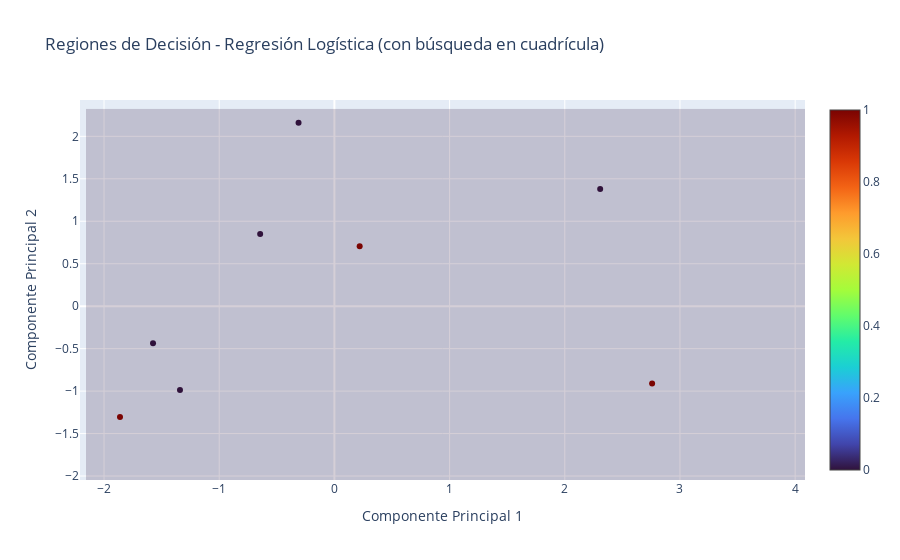

The notebook cell saved with this chart:
### Markdown cell above
- Búsqueda en cuadrícula:

### Code cell
parametros = {'C': [0.01, 0.1, 1, 10, 100]}     # Hiperparámetros para Regresión Logística
cv = StratifiedKFold(n_splits=3)  # Validación cruzada estratificada
grid = GridSearchCV(LogisticRegression(max_iter=1000, class_weight='balanced'), parametros, cv=cv, scoring='accuracy') # Búsqueda de los mejores parámetros
grid.fit(X_train, y_train)              # Ajustar datos de entrenamiento
modelo_grid = grid.best_estimator_      # Mejor Parámetro Encontrado
y_pred_grid = modelo_grid.predict(X_test)   # Predicción
print("\nReporte de Clasificación - Búsqueda en cuadrícula:")
print(classification_report(y_test, y_pred_grid))
accuracy_grid = accuracy_score(y_test, y_pred_grid)
print(f"\nPrecisión del Modelo: {accuracy_grid:.4f}")

# Graficamos Regiones de decisión con PCA para reducir a 2 dimensiones
pca = PCA(n_components=2)
X_train_pca = pca.fit_transform(X_train)
X_test_pca = pca.transform(X_test)
modelo_pca = LogisticRegression(C=modelo_grid.C, max_iter=1000) # Reentrenar modelo con características reducidas
modelo_pca.fit(X_train_pca, y_train)
xx, yy = np.meshgrid(  # Malla de puntos para graficar regiones de decisión
    np.linspace(np.min(X_train_pca[:, 0]), np.max(X_train_pca[:, 0]), 100),
    np.linspace(np.min(X_train_pca[:, 1]), np.max(X_train_pca[:, 1]), 100)
)
data = np.c_[xx.ravel(), yy.ravel()]  # Aplanar malla de puntos
Z = modelo_pca.predict(data)  # Predecir clase de cada punto
Z = Z.reshape(xx.shape)  # Dar forma a las predicciones
fig = go.Figure()
fig.add_trace(      # Regiones de decisión
    go.Contour(
        x=np.unique(xx),
        y=np.unique(yy),
        z=Z.reshape(xx.shape),
        colorscale="Turbo",
        showscale=False,
        opacity=0.2,
    )
)
fig.add_trace(      # Puntos de prueba
    go.Scatter(
        x=X_test_pca[:, 0],
        y=X_test_pca[:, 1],
        marker=dict(
            size=6,
            color=y_test,  # Color basado en la clase
            colorscale="Turbo",
            cmin=0,
            cmax=1,  # 2 clases: 0 (normal), 1 (fibrilación)
            showscale=True,
        ),
        mode="markers",
    )
)
fig.update_layout(
    title="Regiones de Decisión - Regresión Logística (con búsqueda en cuadrícula)",
    xaxis_title="Componente Principal 1",
    yaxis_title="Componente Principal 2",
)
fig.show()

### Figure 1 — Plotly figure (JSON) as saved in the notebook; plotly's stock layout.template omitted (floating-point values rounded to 4 significant figures; data arrays with more than 128 entries replaced by an {"elided": "..."} marker saying what was removed)
{"data": [{"colorscale": [[0, "#30123b"], [0.07143, "#4145ab"], [0.1429, "#4675ed"], [0.2143, "#39a2fc"], [0.2857, "#1bcfd4"], [0.3571, "#24eca6"], [0.4286, "#61fc6c"], [0.5, "#a4fc3b"], [0.5714, "#d1e834"], [0.6429, "#f3c63a"], [0.7143, "#fe9b2d"], [0.7857, "#f36315"], [0.8571, "#d93806"], [0.9286, "#b11901"], [1, "#7a0402"]], "opacity": 0.2, "showscale": false, "type": "contour", "x": [-2.156, -2.093, -2.03, -1.967, -1.904, -1.841, -1.778, -1.715, -1.652, -1.589, -1.526, -1.463, -1.4, -1.337, -1.274, -1.211, -1.148, -1.085, -1.022, -0.9585, -0.8955, -0.8324, -0.7694, -0.7063, -0.6433, -0.5802, -0.5172, -0.4541, -0.3911, -0.328, -0.265, -0.2019, -0.1389, -0.07585, -0.0128, 0.05025, 0.1133, 0.1763, 0.2394, 0.3024, 0.3655, 0.4285, 0.4916, 0.5546, 0.6177, 0.6807, 0.7438, 0.8068, 0.8699, 0.9329, 0.996, 1.059, 1.122, 1.185, 1.248, 1.311, 1.374, 1.437, 1.5, 1.563, 1.626, 1.69, 1.753, 1.816, 1.879, 1.942, 2.005, 2.068, 2.131, 2.194, 2.257, 2.32, 2.383, 2.446, 2.509, 2.572, 2.635, 2.698, 2.761, 2.824, 2.887, 2.951, 3.014, 3.077, 3.14, 3.203, 3.266, 3.329, 3.392, 3.455, 3.518, 3.581, 3.644, 3.707, 3.77, 3.833, 3.896, 3.959, 4.022, 4.085], "y": [-2.047, -2.002, -1.958, -1.914, -1.87, -1.826, -1.782, -1.737, -1.693, -1.649, -1.605, -1.561, -1.517, -1.472, -1.428, -1.384, -1.34, -1.296, -1.252, -1.207, -1.163, -1.119, -1.075, -1.031, -0.9866, -0.9424, -0.8983, -0.8541, -0.8099, -0.7658, -0.7216, -0.6774, -0.6333, -0.5891, -0.5449, -0.5008, -0.4566, -0.4124, -0.3683, -0.3241, -0.2799, -0.2358, -0.1916, -0.1474, -0.1033, -0.05911, -0.01494, 0.02923, 0.07339, 0.1176, 0.1617, 0.2059, 0.2501, 0.2942, 0.3384, 0.3826, 0.4267, 0.4709, 0.5151, 0.5592, 0.6034, 0.6476, 0.6917, 0.7359, 0.7801, 0.8242, 0.8684, 0.9126, 0.9567, 1.001, 1.045, 1.089, 1.133, 1.178, 1.222, 1.266, 1.31, 1.354, 1.398, 1.443, 1.487, 1.531, 1.575, 1.619, 1.663, 1.708, 1.752, 1.796, 1.84, 1.884, 1.928, 1.973, 2.017, 2.061, 2.105, 2.149, 2.193, 2.238, 2.282, 2.326], "z": {"elided": "100x100 int values"}}, {"marker": {"cmax": 1, "cmin": 0, "color": [0, 1, 1, 0, 0, 0, 1, 0], "colorscale": [[0, "#30123b"], [0.07143, "#4145ab"], [0.1429, "#4675ed"], [0.2143, "#39a2fc"], [0.2857, "#1bcfd4"], [0.3571, "#24eca6"], [0.4286, "#61fc6c"], [0.5, "#a4fc3b"], [0.5714, "#d1e834"], [0.6429, "#f3c63a"], [0.7143, "#fe9b2d"], [0.7857, "#f36315"], [0.8571, "#d93806"], [0.9286, "#b11901"], [1, "#7a0402"]], "showscale": true, "size": 6}, "mode": "markers", "type": "scatter", "x": [2.307, -1.861, 2.758, -1.575, -1.341, -0.6445, 0.2192, -0.3113], "y": [1.379, -1.304, -0.9105, -0.4357, -0.9856, 0.8489, 0.707, 2.16]}], "layout": {"title": {"text": "Regiones de Decisión - Regresión Logística (con búsqueda en cuadrícula)"}, "xaxis": {"title": {"text": "Componente Principal 1"}}, "yaxis": {"title": {"text": "Componente Principal 2"}}}}
